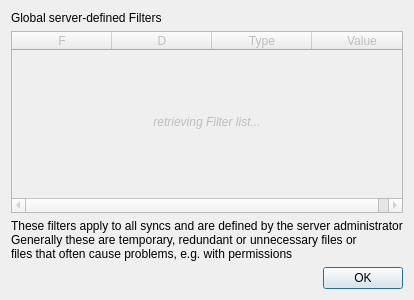
<?xml version="1.0" encoding="UTF-8"?>
<ui version="4.0">
 <class>QtGeneralFilterDialog</class>
 <widget class="QDialog" name="QtGeneralFilterDialog">
  <property name="geometry">
   <rect>
    <x>0</x>
    <y>0</y>
    <width>375</width>
    <height>300</height>
   </rect>
  </property>
  <property name="windowTitle">
   <string>General Filters</string>
  </property>
  <property name="windowIcon">
   <iconset resource="qtClient.qrc">
    <normaloff>:/Resources/icon.png</normaloff>:/Resources/icon.png</iconset>
  </property>
  <layout class="QGridLayout" name="gridLayout">
   <item row="0" column="0">
    <widget class="QLabel" name="label">
     <property name="text">
      <string>Global server-defined Filters</string>
     </property>
    </widget>
   </item>
   <item row="1" column="0" colspan="2">
    <widget class="QTableWidget" name="filterTable">
     <property name="enabled">
      <bool>false</bool>
     </property>
     <property name="editTriggers">
      <set>QAbstractItemView::NoEditTriggers</set>
     </property>
     <property name="selectionMode">
      <enum>QAbstractItemView::NoSelection</enum>
     </property>
     <property name="selectionBehavior">
      <enum>QAbstractItemView::SelectRows</enum>
     </property>
     <property name="horizontalScrollMode">
      <enum>QAbstractItemView::ScrollPerPixel</enum>
     </property>
     <attribute name="horizontalHeaderHighlightSections">
      <bool>false</bool>
     </attribute>
     <attribute name="horizontalHeaderStretchLastSection">
      <bool>true</bool>
     </attribute>
     <attribute name="verticalHeaderVisible">
      <bool>false</bool>
     </attribute>
     <attribute name="verticalHeaderDefaultSectionSize">
      <number>20</number>
     </attribute>
     <column>
      <property name="text">
       <string>F</string>
      </property>
     </column>
     <column>
      <property name="text">
       <string>D</string>
      </property>
     </column>
     <column>
      <property name="text">
       <string>Type</string>
      </property>
     </column>
     <column>
      <property name="text">
       <string>Value</string>
      </property>
     </column>
     <layout class="QGridLayout">
      <property name="leftMargin">
       <number>0</number>
      </property>
      <property name="topMargin">
       <number>0</number>
      </property>
      <property name="rightMargin">
       <number>0</number>
      </property>
      <property name="bottomMargin">
       <number>0</number>
      </property>
      <item row="0" column="0">
       <widget class="QLabel" name="fetchFilterLabel">
        <property name="text">
         <string>&lt;i&gt;retrieving Filter list...&lt;/i&gt;</string>
        </property>
        <property name="alignment">
         <set>Qt::AlignCenter</set>
        </property>
       </widget>
      </item>
     </layout>
    </widget>
   </item>
   <item row="2" column="0" colspan="2">
    <widget class="QLabel" name="label_2">
     <property name="text">
      <string>These filters apply to all syncs and are defined by the server administrator
Generally these are temporary, redundant or unnecessary files or
files that often cause problems, e.g. with permissions</string>
     </property>
    </widget>
   </item>
   <item row="3" column="0">
    <spacer name="horizontalSpacer">
     <property name="orientation">
      <enum>Qt::Horizontal</enum>
     </property>
     <property name="sizeHint" stdset="0">
      <size>
       <width>319</width>
       <height>20</height>
      </size>
     </property>
    </spacer>
   </item>
   <item row="3" column="1">
    <widget class="QPushButton" name="okButton">
     <property name="text">
      <string>OK</string>
     </property>
    </widget>
   </item>
  </layout>
  <zorder>label_2</zorder>
  <zorder>filterTable</zorder>
  <zorder>label</zorder>
  <zorder>okButton</zorder>
  <zorder>horizontalSpacer</zorder>
 </widget>
 <resources>
  <include location="qtClient.qrc"/>
 </resources>
 <connections>
  <connection>
   <sender>okButton</sender>
   <signal>clicked()</signal>
   <receiver>QtGeneralFilterDialog</receiver>
   <slot>accept()</slot>
   <hints>
    <hint type="sourcelabel">
     <x>278</x>
     <y>253</y>
    </hint>
    <hint type="destinationlabel">
     <x>96</x>
     <y>254</y>
    </hint>
   </hints>
  </connection>
 </connections>
</ui>
